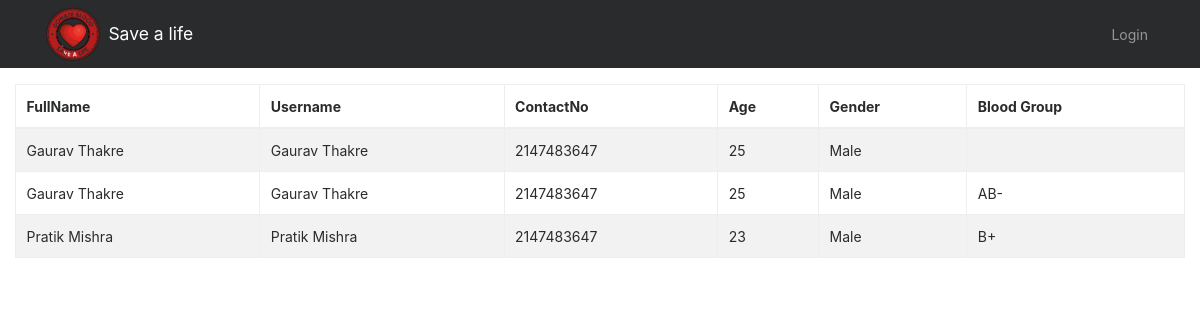
Page /bbdms/admin/donor-list.php on the committed database.
### tables this page shows
CREATE TABLE `donated` (
  `FullName` varchar(50) NOT NULL,
  `username` varchar(20) NOT NULL,
  `MobileNumber` int(11) NOT NULL,
  `Age` int(11) NOT NULL,
  `Gender` varchar(10) NOT NULL,
  `BloodGroup` varchar(10) NOT NULL
);

### bbdms/admin/donor-list.php (the view, shortened to what this page needs)
<!doctype html>
<html lang="en" class="no-js">
<head>
	<link rel="stylesheet" href="css/font-awesome.min.css">
	<link rel="stylesheet" href="css/bootstrap.min.css">
	<link rel="stylesheet" href="css/style.css">
</head>
<body>
	<?php include('includes/header.php');?>
			<div class="container-fluid">
				<div class="row">
					<div class="col-md-12">
						<div class="panel panel-default mt-5">
							<div class="panel-body mt-5">
								<table  class="display table table-striped table-bordered table-hover" cellspacing="0" width="100%">
									<thead>
										<tr>
											<th>FullName</th>
											<th>Username</th>
											<th>ContactNo</th>
											<th>Age</th>
											<th>Gender</th>
											<th>Blood Group</th>
										</tr>
									</thead>
									<tbody>
									<?php
                        $conn = mysqli_connect("localhost","root","","bbdms");
                        if($conn)
                        {
                            $sql = "SELECT * FROM  donated";
                            $result = mysqli_query($conn,$sql);
                            while($row = mysqli_fetch_assoc($result))
                            {
								echo '<tr>
								<td>'.$row["FullName"].'</td>
								<td>'.$row["username"].'</td>
								<td>'.$row["MobileNumber"].'</td>
								<td>'.$row["Age"].'</td>
								<td>'.$row["Gender"].'</td>
								<td>'.$row["BloodGroup"].'</td>
							</tr>';
                            }
                        }else{
                            echo mysqli_connect_error($conn);
                        }
                ?>
									</tbody>
								</table>
							</div>
						</div>
			</div>
		</div>
	</div>
</body>
</html>

### bbdms/admin/includes/header.php (shortened to what this page needs)
<nav class="navbar fixed-top navbar-toggleable-md navbar-inverse bg-inverse">
    <div class="container">
    <img style="width:5%; height:5%;" src="img/footer1.png">&nbsp;&nbsp;
        <a class="navbar-brand" href="index.php">Save a life</a>
        <div class="collapse navbar-collapse" id="navbarExample">
            <ul class="navbar-nav ml-auto">
            <?php
            if(isset($_SESSION['auname'])){
            echo '<li class="nav-item">
                    <a class="nav-link adv" href="logout.php" >Logout</a>
                </li>';
        }
        else{
          echo '<li class="nav-item">
                    <a class="nav-link adv" href="login.php">Login</a>
                </li>';
        }
        ?>
            </ul>
        </div>
    </div>
</nav>

### bbdms/admin/css/style.css (style rules this page uses)
html { font-size: 14px; }
@media only screen and (min-width: 480px) { html { font-size: 17px; } }
@media only screen and (min-width: 768px) { html { font-size: 14px; } }
body { font-size: 1em; }
a { color: #37a6c4; }
.panel { overflow: hidden; }
ul, li { margin: 0; padding: 0; list-style: none; }

### rows in the picture
donated: FullName "Gaurav Thakre", username "Gaurav Thakre", MobileNumber "2147483647", Age "25", Gender "Male"
donated: FullName "Gaurav Thakre", username "Gaurav Thakre", MobileNumber "2147483647", Age "25", Gender "Male", BloodGroup "AB-"
donated: FullName "Pratik Mishra", username "Pratik Mishra", MobileNumber "2147483647", Age "23", Gender "Male", BloodGroup "B+"
